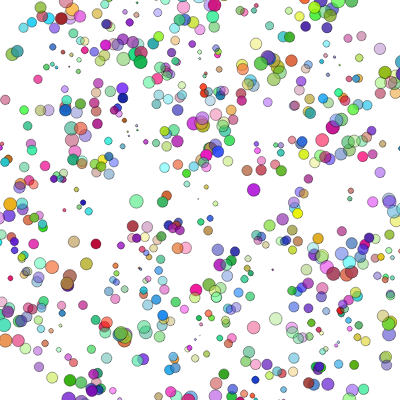
Frame 1 (no input)
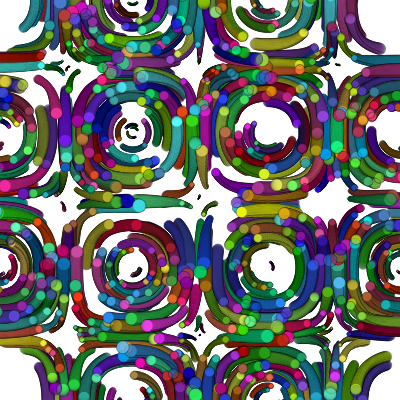
Frame 60 (no input)
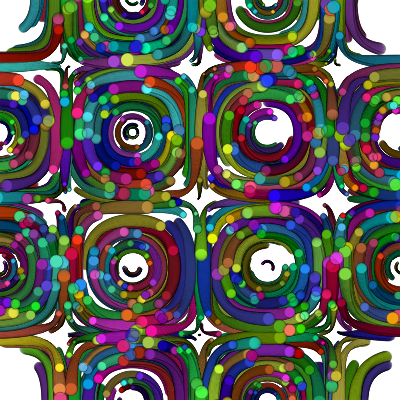
Frame 120 (the mouse pressed at the canvas centre since frame 60)

The p5.js sketch that drew these frames (run headless with seeded random() and noise() and a simulated clock; from frame 60 on, the mouse is pressed at the canvas centre):

// p5.js sketch
// ── sketch.js
var S = 15;
var num = 1000;
var X,Y;
var DX,DY;
var Color;
var a = 0.55;
var b =0.55;
var dt = 0.045;
var zoom = 0.5;

// 函数setup() ：准备阶段
function setup() {
	createCanvas(400,400);
	X = new Array();
	Y = new Array();
	DX = new Array();
	DY = new Array();
	Color = new Array();
	colorMode(HSB,360,100,100,100);
	for(var i=0;i<num;i++)
	{
		X[i] = random(-S,S);
		Y[i] = random(-S,S);
		DX[i] = 0;
		DY[i] = 0;
		Color[i] = color(
			random(0,360),
			random(60,100),
			random(60,100),
			random(30,100));
	}
}

// 函数draw()：作画阶段
function draw() {
	fill(255);// 填充白色
	//(-1,-1,width+2,height+2);

	StepDE(dt);
	drawParticles();
}

function StepDE(dt)
{
	for(var i=0;i<num;i++)
	{
		var x = X[i];
		var y = Y[i];

		var dx = sin(a*y)*dt;
		var dy = sin(b*x)*dt;

		x += dx;
		y += dy;

		X[i] = x;
		Y[i] = y;
		DX[i] = dx;
		DY[i] = dy;
	}
}

function drawParticles()
{
	push();

	translate(width/2,height/2);
	
	scale(zoom*width/12,zoom*height/12);
	rotate(TWO_PI/8);
	strokeWeight(0.02);
	for(var i=0;i<num;i++)
	{
		var dx = DX[i];
		var dy = DY[i];
		var spd = 13*sqrt(dx*dx + dy*dy);
		fill(Color[i]);
		ellipse(X[i],Y[i],spd,spd);
	}
	pop();
}
